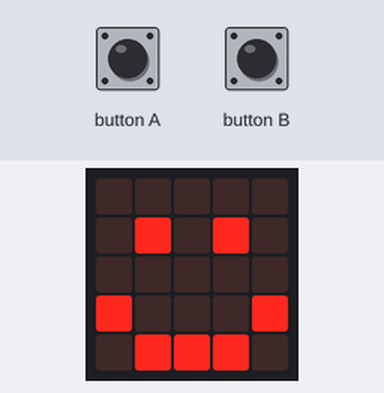
A program run on a simulated BBC micro:bit (MakeCode). On the bench: the board's 5×5 LED display. The inputs (shaded band) are chosen by the test bench.

Above: at 1.8 s.
1.9 s: button A pressed for 0.15 s
At 2.22 s:
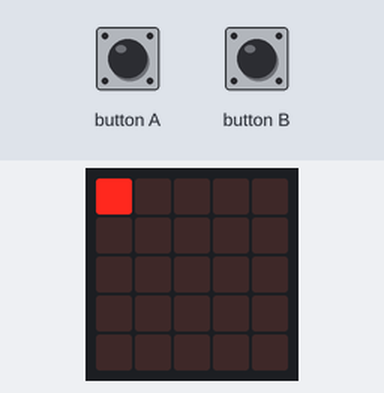
At 2.57 s:
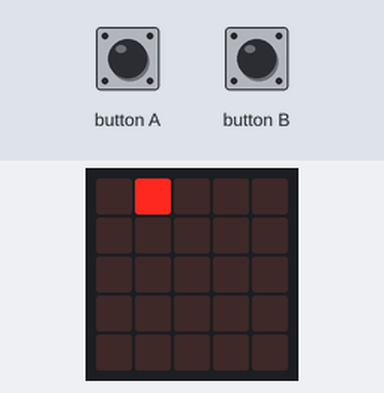
2.6 s: button B pressed for 0.15 s
At 4.8 s:
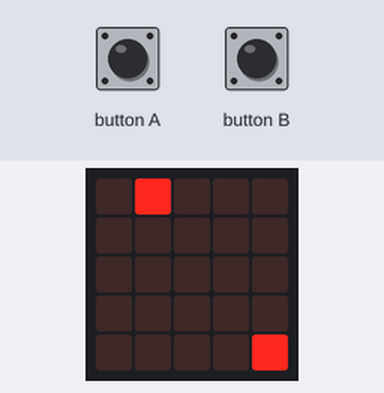
Timing chart, 0 to 6.3 s (numbered marks = the images above; inputs shaded):
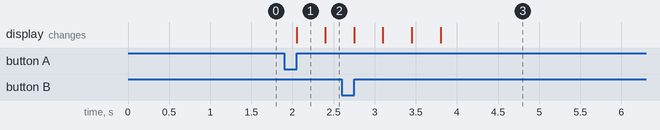

The program:

main.ts
```typescript
// (licence header left out)
let sprite: game.LedSprite = null
let loopCounterX = 0
let loopCounterY = 0

// setup
basic.clearScreen()
basic.showIcon(IconNames.Happy)

// when A's pressed, the pixels move clockwise
input.onButtonPressed(Button.A, function () {

    // setup
    basic.clearScreen()
    sprite = game.createSprite(0, 0)

    // goes left to right
    while (loopCounterY <= 4) {
        sprite.set(LedSpriteProperty.X, loopCounterY)
        loopCounterY += 1
        basic.pause(350)
    }

    // goes up to down
    while (loopCounterX <= 4) {
        sprite.set(LedSpriteProperty.Y, loopCounterX)
        loopCounterX += 1
        basic.pause(350)

    }

    // goes right to left
    while (loopCounterY >= 0) {
        sprite.set(LedSpriteProperty.X, loopCounterY)
        loopCounterY -= 1
        basic.pause(350)
    }

    // goes down to up
    while (loopCounterX >= 0) {
        sprite.set(LedSpriteProperty.Y, loopCounterX)
        loopCounterX -= 1
        basic.pause(350)
    }

    sprite.delete()
    basic.showIcon(IconNames.Happy)
})

// when B's pressed, the pixels move counter clock wise
input.onButtonPressed(Button.B, function () {

    // setup
    basic.clearScreen()
    sprite = game.createSprite(0, 0)

    // goes up to down
    while (loopCounterX <= 4) {
        sprite.set(LedSpriteProperty.Y, loopCounterX)
        loopCounterX += 1
        basic.pause(350)
    }

    // goes left to right
    while (loopCounterY <= 4) {
        sprite.set(LedSpriteProperty.X, loopCounterY)
        loopCounterY += 1
        basic.pause(350)
    }

    // goes down to up
    while (loopCounterX >= 0) {
        sprite.set(LedSpriteProperty.Y, loopCounterX)
        loopCounterX -= 1
        basic.pause(350)
    }

    // goes right to left
    while (loopCounterY >= 0) {
        sprite.set(LedSpriteProperty.X, loopCounterY)
        loopCounterY -= 1
        basic.pause(350)
    }
    sprite.delete()
    basic.showIcon(IconNames.Happy)
})
```

Measured:
- after the input at 1.9 s, the display: changes after 0.15 s (image 1)
- after the input at 2.6 s, the display: first changes after 0.15 s (image 3 shows a later state)
